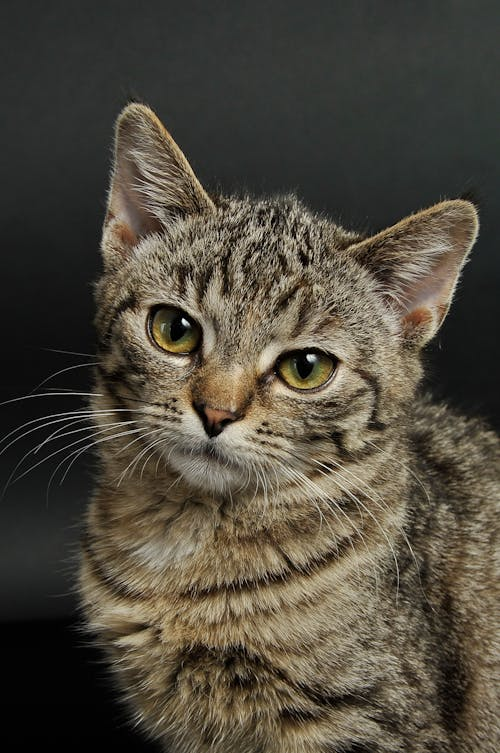
#> input picture cat.jpeg, 500 x 753 px
$ python rotation.py
#> lines starting #> are read from the running program, lines starting #| are printed output that depends on the picture
#> further down, img is the input picture: shape (753, 500, 3); mean B, G, R 61, 73, 79
#!/usr/bin/env python3
import cv2 as cv

def rotate(img, angle, rotPoint=None):
#> called with angle = -45
    (height, width) = img.shape[:2]
#> height = 753; width = 500

    if rotPoint is None:
        rotPoint = (width//2, height//2)
#> rotPoint = (250, 376)

        rotMat = cv.getRotationMatrix2D(rotPoint, angle, 1.0)
        dimensions = (width, height)
#> dimensions = (500, 753)

        return cv.warpAffine(img, rotMat, dimensions)
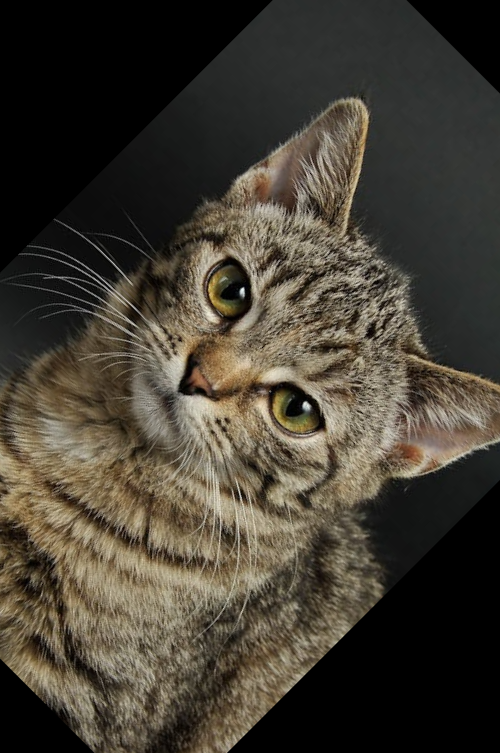
#> returned value: shape (753, 500, 3); mean of channels 0, 1, 2 51.3, 62.1, 67.9; drawn as B, G, R


img = cv.imread("../cat.jpeg")
rotated = rotate(img, -45)
